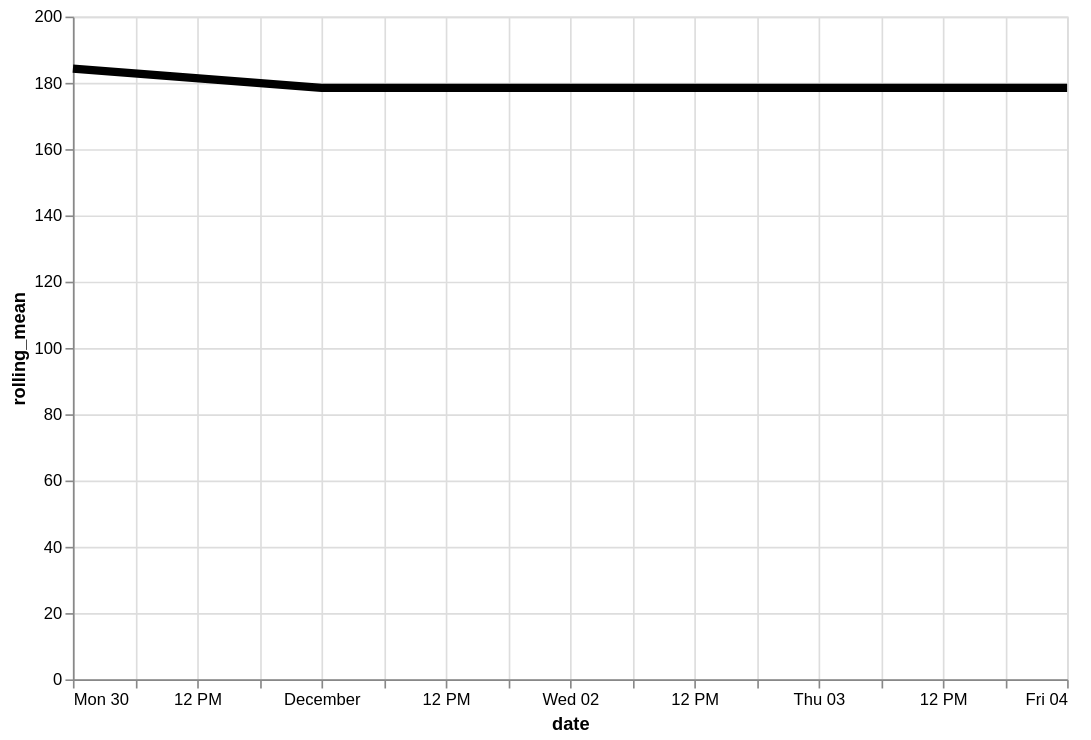

Describe this chart as a Vega-Lite specification.
### Vega-Lite specification from a JSON file in a GitHub repository (floating-point values rounded to 4 significant figures)
{"config": {"view": {"continuousWidth": 400, "continuousHeight": 300}}, "data": {"name": "data-7c6f5608aae2d6c47c25fc9e94c85a29"}, "mark": {"type": "line", "color": "black", "size": 5}, "encoding": {"x": {"type": "temporal", "field": "date"}, "y": {"type": "quantitative", "field": "rolling_mean"}}, "height": 400, "transform": [{"window": [{"op": "mean", "field": "price", "as": "rolling_mean"}], "frame": [-4, 3]}], "width": 600, "$schema": "https://vega.github.io/schema/vega-lite/v4.8.1.json", "datasets": {"data-7c6f5608aae2d6c47c25fc9e94c85a29": [{"item": "Arts & Collectibles", "date": "2020-11-30", "price": 292.1}, {"item": "Arts & Collectibles", "date": "2020-12-01", "price": 144.0}, {"item": "Arts & Collectibles", "date": "2020-12-02", "price": 152.4}, {"item": "Arts & Collectibles", "date": "2020-12-03", "price": 148.8}, {"item": "Arts & Collectibles", "date": "2020-12-04", "price": 155.1}]}}
